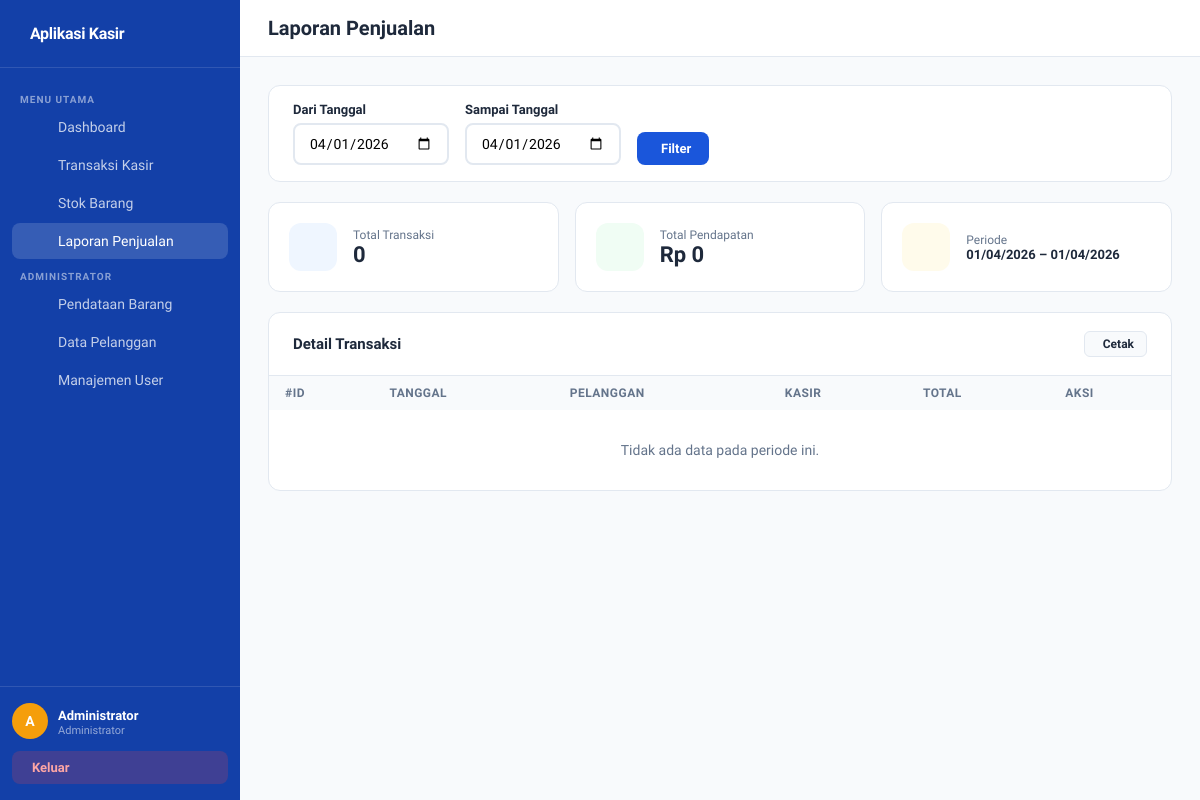
Page /pages/laporan.php (signed in) on the earlier database version.
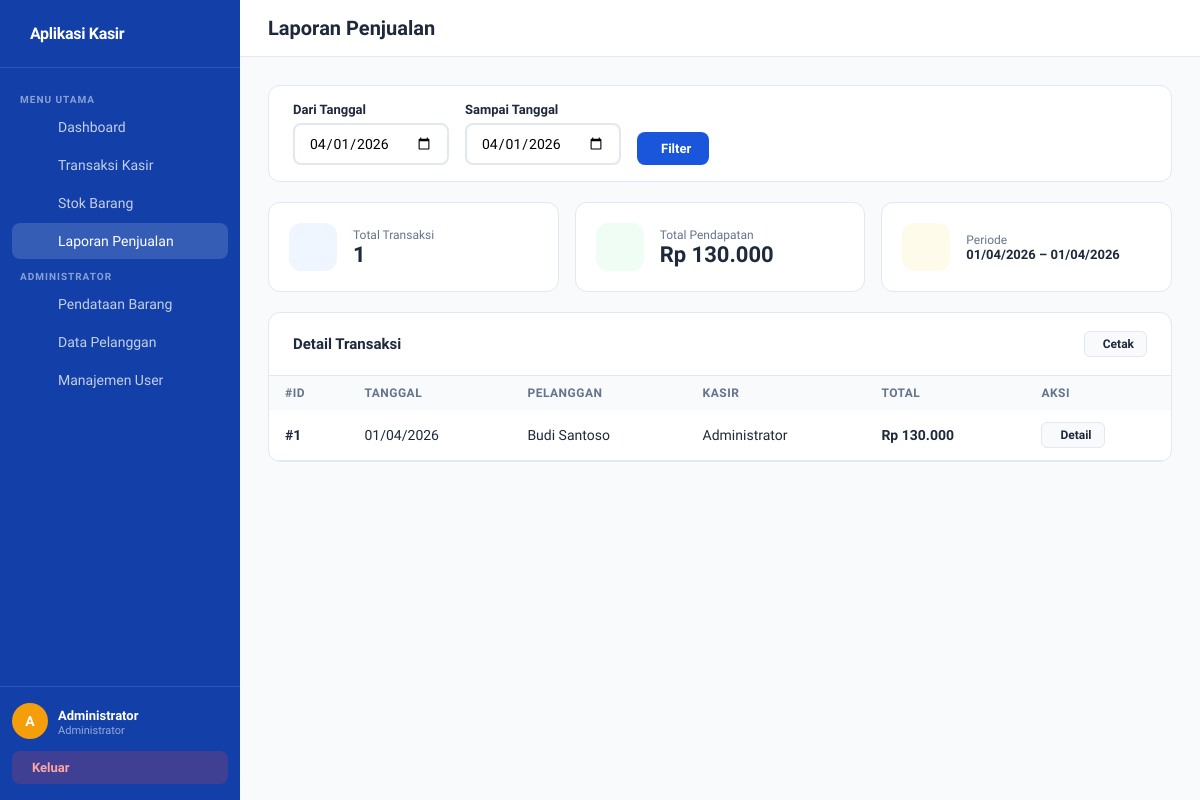
Same page on the later database version.
### tables this page shows
CREATE TABLE `penjualan` (
  `PenjualanID` int NOT NULL,
  `TanggalPenjualan` date NOT NULL,
  `TotalHarga` decimal(10,2) NOT NULL DEFAULT '0.00',
  `PelangganID` int DEFAULT NULL,
  `UserID` int DEFAULT NULL
);

CREATE TABLE `pelanggan` (
  `PelangganID` int NOT NULL,
  `NamaPelanggan` varchar(255) NOT NULL,
  `Alamat` text,
  `NomorTelepon` varchar(15) DEFAULT NULL
);

CREATE TABLE `users` (
  `UserID` int NOT NULL,
  `NamaUser` varchar(100) NOT NULL,
  `Username` varchar(50) NOT NULL,
  `Password` varchar(255) NOT NULL,
  `Role` enum('administrator','petugas') NOT NULL DEFAULT 'petugas',
  `CreatedAt` timestamp NULL DEFAULT CURRENT_TIMESTAMP
);

### pages/laporan.php (the view, shortened to what this page needs)
<?php
$db = Database::getInstance()->getConn();
$dari  = $_GET['dari']  ?? date('Y-m-01');
$sampai= $_GET['sampai']?? date('Y-m-d');
$stmt = $db->prepare(
    "SELECT p.*, pl.NamaPelanggan, u.NamaUser
     FROM penjualan p
     LEFT JOIN pelanggan pl ON p.PelangganID = pl.PelangganID
     LEFT JOIN users u ON p.UserID = u.UserID
     WHERE p.TanggalPenjualan BETWEEN ? AND ?
     ORDER BY p.TanggalPenjualan DESC, p.PenjualanID DESC"
);
$stmt->bind_param("ss", $dari, $sampai);
$stmt->execute();
$list = $stmt->get_result()->fetch_all(MYSQLI_ASSOC);
$totalPendapatan = array_sum(array_column($list, 'TotalHarga'));
include '../includes/header.php';
?>
<div class="topbar"><h1><i class="ph-bold ph-chart-line-up"></i> Laporan Penjualan</h1></div>
<div class="content">
  <div class="card" style="margin-bottom:20px">
    <div class="card-body" style="padding:16px 24px">
    <form method="GET" style="display:flex;gap:16px;align-items:end;flex-wrap:wrap">
      <div class="form-group" style="margin:0">
        <label>Dari Tanggal</label>
        <input type="date" name="dari" class="form-control" value="<?= $dari ?>">
      </div>
      <div class="form-group" style="margin:0">
        <label>Sampai Tanggal</label>
        <input type="date" name="sampai" class="form-control" value="<?= $sampai ?>">
      </div>
      <button class="btn btn-primary"><i class="ph-bold ph-magnifying-glass"></i> Filter</button>
    </form>
    </div>
  </div>
  <div class="stat-grid" style="margin-bottom:20px">
    <div class="stat-card">
      <div class="stat-icon blue"><i class="ph-fill ph-receipt"></i></div>
      <div><div class="stat-label">Total Transaksi</div><div class="stat-value"><?= count($list) ?></div></div>
    </div>
    <div class="stat-card">
      <div class="stat-icon green"><i class="ph-fill ph-currency-circle-dollar"></i></div>
      <div><div class="stat-label">Total Pendapatan</div>
        <div class="stat-value">Rp <?= number_format($totalPendapatan,0,',','.') ?></div>
      </div>
    </div>
    <div class="stat-card">
      <div class="stat-icon amber"><i class="ph-fill ph-calendar"></i></div>
      <div><div class="stat-label">Periode</div>
        <div style="font-size:13px;font-weight:700"><?= date('d/m/Y',strtotime($dari)) ?> – <?= date('d/m/Y',strtotime($sampai)) ?></div>
      </div>
    </div>
  </div>
  <div class="card">
    <div class="card-header"><h2>Detail Transaksi</h2>
      <a href="#" onclick="window.print()" class="btn btn-secondary btn-sm"><i class="ph-bold ph-printer"></i> Cetak</a>
    </div>
    <table>
      <thead>
        <tr>
          <th>#ID</th><th>Tanggal</th><th>Pelanggan</th>
          <th>Kasir</th><th>Total</th><th>Aksi</th>
        </tr>
      </thead>
      <tbody>
      <?php if (empty($list)): ?>
        <tr><td colspan="6" style="text-align:center;padding:32px;color:var(--muted)">
          Tidak ada data pada periode ini.
        </td></tr>
      <?php else: ?>
        <?php foreach ($list as $p): ?>
          <tr>
            <td><strong>#<?= $p['PenjualanID'] ?></strong></td>
            <td><?= date('d/m/Y', strtotime($p['TanggalPenjualan'])) ?></td>
            <td><?= htmlspecialchars($p['NamaPelanggan'] ?? 'Umum') ?></td>
            <td><?= htmlspecialchars($p['NamaUser'] ?? '-') ?></td>
            <td><strong>Rp <?= number_format($p['TotalHarga'],0,',','.') ?></strong></td>
            <td>
              <button onclick="lihatDetail(<?= $p['PenjualanID'] ?>)"
                      class="btn btn-secondary btn-sm"><i class="ph-bold ph-eye"></i> Detail</button>
            </td>
          </tr>
        <?php endforeach; ?>
      <?php endif; ?>
      </tbody>
    </table>
  </div>
</div>
<?php include '../includes/footer.php'; ?>

### includes/header.php (shortened to what this page needs)
<?php
$role = $_SESSION['role'] ?? '';
$nama = $_SESSION['nama'] ?? '';
$page = basename($_SERVER['PHP_SELF'], '.php');
?>
<!DOCTYPE html>
<html lang="id">
<head>
</head>
<body>
<aside class="sidebar">
  <div class="sidebar-logo">
    <div><h2>Aplikasi Kasir</h2></div>
  </div>
  <nav>
    <div class="nav-label">Menu Utama</div>
    <a href="dashboard.php" class="<?= $page==='dashboard'?'active':'' ?>">
      <span class="icon"><i class="ph-fill ph-squares-four"></i></span> Dashboard
    </a>
    <a href="kasir.php" class="<?= $page==='kasir'?'active':'' ?>">
      <span class="icon"><i class="ph-fill ph-receipt"></i></span> Transaksi Kasir
    </a>
    <a href="stok.php" class="<?= $page==='stok'?'active':'' ?>">
      <span class="icon"><i class="ph-fill ph-package"></i></span> Stok Barang
    </a>
    <a href="laporan.php" class="<?= $page==='laporan'?'active':'' ?>">
      <span class="icon"><i class="ph-fill ph-chart-line-up"></i></span> Laporan Penjualan
    </a>
    <?php if ($role === 'administrator'): ?>
    <div class="nav-label">Administrator</div>
    <a href="produk.php" class="<?= $page==='produk'?'active':'' ?>">
      <span class="icon"><i class="ph-fill ph-tag"></i></span> Pendataan Barang
    </a>
    <a href="pelanggan.php" class="<?= $page==='pelanggan'?'active':'' ?>">
      <span class="icon"><i class="ph-fill ph-users"></i></span> Data Pelanggan
    </a>
    <a href="registrasi.php" class="<?= $page==='registrasi'?'active':'' ?>">
      <span class="icon"><i class="ph-fill ph-user-plus"></i></span> Manajemen User
    </a>
    <?php endif; ?>
  </nav>
  <div class="sidebar-footer">
    <div class="sidebar-user">
      <div class="avatar"><?= strtoupper(substr($nama,0,1)) ?></div>
      <div class="sidebar-user-info">
        <strong><?= htmlspecialchars($nama) ?></strong>
        <small><?= ucfirst($role) ?></small>
      </div>
    </div>
    <form action="../logout.php" method="POST">
      <button class="btn-logout" type="submit"><i class="ph-bold ph-sign-out" style="font-size: 16px;"></i> Keluar</button>
    </form>
  </div>
</aside>
<main class="main">

### includes/footer.php
</main>
</body>
</html>

Differences in the rows shown:
added penjualan: PenjualanID "1", TanggalPenjualan "01/04/2026", PelangganID.NamaPelanggan "Budi Santoso", UserID.NamaUser "Administrator", TotalHarga "130.000"
Other differences:
count($list): "0" → "1"
$totalPendapatan: "0" → "130.000"
text no longer shown: "Tidak ada data pada periode ini."
